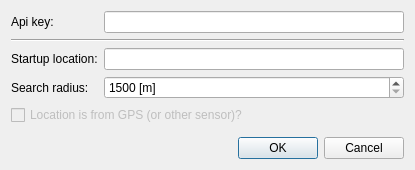
<?xml version="1.0" encoding="UTF-8"?>
<ui version="4.0">
 <class>SettingsDialog</class>
 <widget class="QDialog" name="SettingsDialog">
  <property name="geometry">
   <rect>
    <x>0</x>
    <y>0</y>
    <width>415</width>
    <height>170</height>
   </rect>
  </property>
  <property name="windowTitle">
   <string>Dialog</string>
  </property>
  <layout class="QGridLayout" name="gridLayout">
   <item row="0" column="0" colspan="2">
    <widget class="QLabel" name="label">
     <property name="text">
      <string>Api key:</string>
     </property>
    </widget>
   </item>
   <item row="0" column="2">
    <widget class="QLineEdit" name="apiKeyLineEdit"/>
   </item>
   <item row="1" column="0" colspan="3">
    <widget class="Line" name="line">
     <property name="orientation">
      <enum>Qt::Horizontal</enum>
     </property>
    </widget>
   </item>
   <item row="2" column="0" colspan="2">
    <widget class="QLabel" name="label_2">
     <property name="text">
      <string>Startup location:</string>
     </property>
    </widget>
   </item>
   <item row="2" column="2">
    <widget class="QLineEdit" name="locationLineEdit"/>
   </item>
   <item row="3" column="0" colspan="2">
    <widget class="QLabel" name="label_3">
     <property name="text">
      <string>Search radius:</string>
     </property>
    </widget>
   </item>
   <item row="3" column="2">
    <widget class="QSpinBox" name="radiusSpinBox">
     <property name="suffix">
      <string> [m]</string>
     </property>
     <property name="minimum">
      <number>1500</number>
     </property>
     <property name="maximum">
      <number>50000</number>
     </property>
    </widget>
   </item>
   <item row="4" column="0" colspan="3">
    <widget class="QCheckBox" name="sensorCheckBox">
     <property name="enabled">
      <bool>false</bool>
     </property>
     <property name="text">
      <string>Location is from GPS (or other sensor)?</string>
     </property>
    </widget>
   </item>
   <item row="5" column="2">
    <spacer name="verticalSpacer">
     <property name="orientation">
      <enum>Qt::Vertical</enum>
     </property>
     <property name="sizeHint" stdset="0">
      <size>
       <width>20</width>
       <height>3</height>
      </size>
     </property>
    </spacer>
   </item>
   <item row="6" column="0" colspan="3">
    <widget class="QDialogButtonBox" name="buttonBox">
     <property name="orientation">
      <enum>Qt::Horizontal</enum>
     </property>
     <property name="standardButtons">
      <set>QDialogButtonBox::Cancel|QDialogButtonBox::Ok</set>
     </property>
    </widget>
   </item>
  </layout>
 </widget>
 <resources/>
 <connections>
  <connection>
   <sender>buttonBox</sender>
   <signal>accepted()</signal>
   <receiver>SettingsDialog</receiver>
   <slot>accept()</slot>
   <hints>
    <hint type="sourcelabel">
     <x>248</x>
     <y>254</y>
    </hint>
    <hint type="destinationlabel">
     <x>157</x>
     <y>274</y>
    </hint>
   </hints>
  </connection>
  <connection>
   <sender>buttonBox</sender>
   <signal>rejected()</signal>
   <receiver>SettingsDialog</receiver>
   <slot>reject()</slot>
   <hints>
    <hint type="sourcelabel">
     <x>316</x>
     <y>260</y>
    </hint>
    <hint type="destinationlabel">
     <x>286</x>
     <y>274</y>
    </hint>
   </hints>
  </connection>
 </connections>
</ui>
